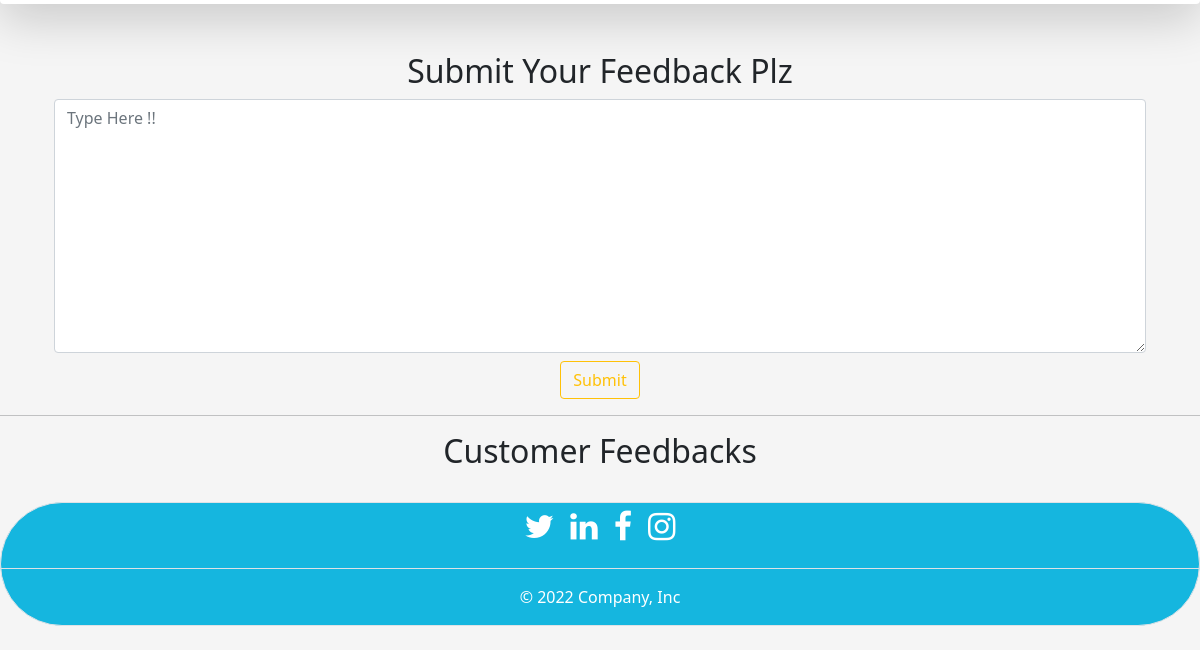
Before: /hotels/Hotel Ajay (lower part) with the older database file.
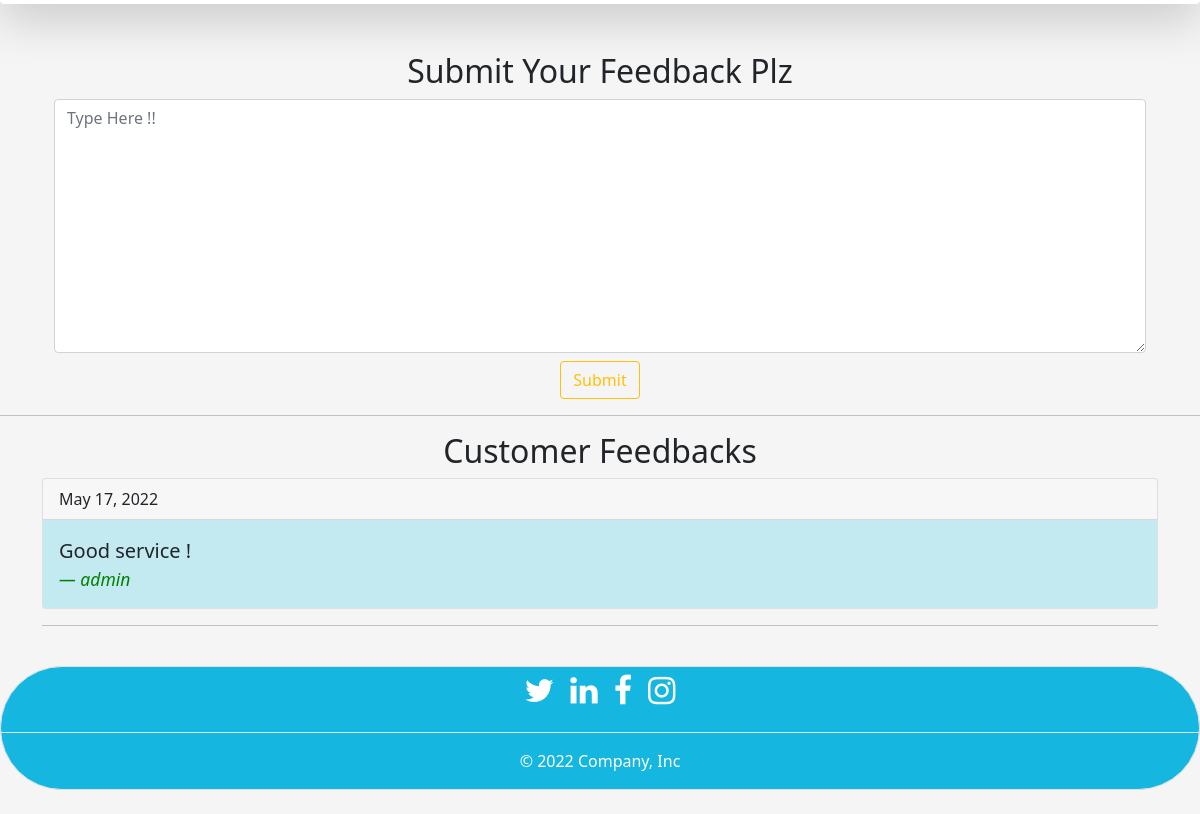
After: the same page with the newer database file.
### Apk/models.py (models this page shows)
class Reviews(models.Model):
    hotel_name = models.CharField(max_length=55)
    user = models.ForeignKey(User, on_delete= models.CASCADE)
    message = models.TextField(max_length=255)
    date = models.DateField(default= timezone.now)
    time = models.TimeField(default= time.strftime("%H:%M:%S", curr_time))

### Apk/views.py (the view)
# urls.py: path('hotels/',views.hotels , name= 'hotels'),
def hotels(request,name = None):
    hotel_name = request.POST.get('hotel_name')
    hotels = Hotels.objects.filter(name = name)
    feedbk = Reviews.objects.filter(hotel_name = name)
    if request.method == 'POST':
        rfm = ReviewForm(request.POST)
        if 'tableform' in request.POST:
            fm = TableForm(request.POST)
            if fm.is_valid():
                name = fm.cleaned_data['name']
                persons = fm.cleaned_data['persons']
                tables = fm.cleaned_data['tables']
                date = fm.cleaned_data['date']
                time = fm.cleaned_data['time']
                mobile = fm.cleaned_data['mobile']
                user = request.user
                table = Hotels.objects.filter(name = hotel_name).values('table')
                table = table[0]
                table_val = table['table']
                if table_val == 0 or table_val < tables :
                    if table_val == 0:
                        messages.success(request,'All tables are booked')
                    else:
                        messages.warning(request,' Sorry !! We have not enough tables')
                else:
                    table_val = table_val - tables
                    Hotels.objects.filter(name = hotel_name).update(table = table_val)
                    obj = Table(user = user,name = name,persons = persons,tables = tables, date = date, time= time,mobile = mobile, hotel_name = hotel_name )
                    obj.save()
                    return redirect("/profile/")
        if 'reivewform' in request.POST:
            if rfm.is_valid():
                mes = rfm.cleaned_data['message']
                print(name)
                robj = Reviews(hotel_name = name,user = request.user,message = mes)
                robj.save()
                fm = TableForm()
    else:
        fm = TableForm()
        rfm = ReviewForm()
    return render(request,'hotels.html',{'obj':hotels,'form':fm,'rform':rfm,'feedbacks': feedbk})

### Apk/forms.py
class TableForm(forms.Form):
    name = forms.CharField(widget= forms.TextInput(attrs= {'class':'form-control','Placeholder':'Full Name'}))
    persons = forms.IntegerField(widget= forms.NumberInput(attrs={'class':'form-control','Placeholder':'Number of Persons'}),min_value=1,max_value=6)
    tables = forms.IntegerField(widget=forms.NumberInput(attrs={'class':'form-control','Placeholder':'Number of Tables Want'}),min_value=1)
    date = forms.DateField(widget= forms.DateInput(attrs= {'class':'form-control','Placeholder':'Date of Booking','type':'date'}))
    time = forms.TimeField(widget= forms.TimeInput(attrs= {'class':'form-control','Placeholder':'Time on Booking Date','type':'time'}))
    mobile = forms.IntegerField(widget= forms.NumberInput(attrs= {'class':'form-control','Placeholder':'Mobile Number'}))

class ReviewForm(forms.Form):
    message = forms.CharField(widget= forms.Textarea(attrs= {'class':'form-control','Placeholder':'Type Here !!'}))

### Apk/templates/hotels.html (shortened to what this page needs)
{% extends 'base.html' %}
{% block foodmenu %}
{% for hotels in obj %}
    <div class="shadow-lg p-3 mb-5 bg-body rounded g-0">
    </div>
{% endfor %}
<div class="container">
    <h2 class="text-center" >Submit Your Feedback Plz</h2>
    <form action="" method="POST">
            <div class="container justify-center" >
                {{rform.message}}
            </div>
        <div class="text-center m-2">
            {% if request.user.is_authenticated %}
                <button name="reivewform" class="btn btn-outline-success">Submit</button>
            {% else %}
                <button  class="btn btn-outline-warning" type="button" data-bs-toggle="modal" data-bs-target="#exampleModal">Submit</button>
            {% endif %}
        </div>
    </form>
</div>
<hr>
<div class="container my-2 ">
    <h2 class="text-center">Customer Feedbacks</h2>
    {% for reviews in feedbacks %}
        <div class="card">
            <div class="card-header">
                {{reviews.date}}
            </div>
            <div style="background-color:rgb(195, 233, 241);" class="card-body">
                <blockquote class="blockquote mb-0">
                <p>{{reviews.message}}</p>
                <footer style="color: green; font-style: italic;" class="blockquote-footer">{{reviews.user}}</footer>
                </blockquote>
            </div>
        </div>
        <hr>
    {% endfor %}
</div>
{% endblock foodmenu %}

Changed rows visible on the page:
added Reviews: date "May 17, 2022", message "Good service !", user "admin"
